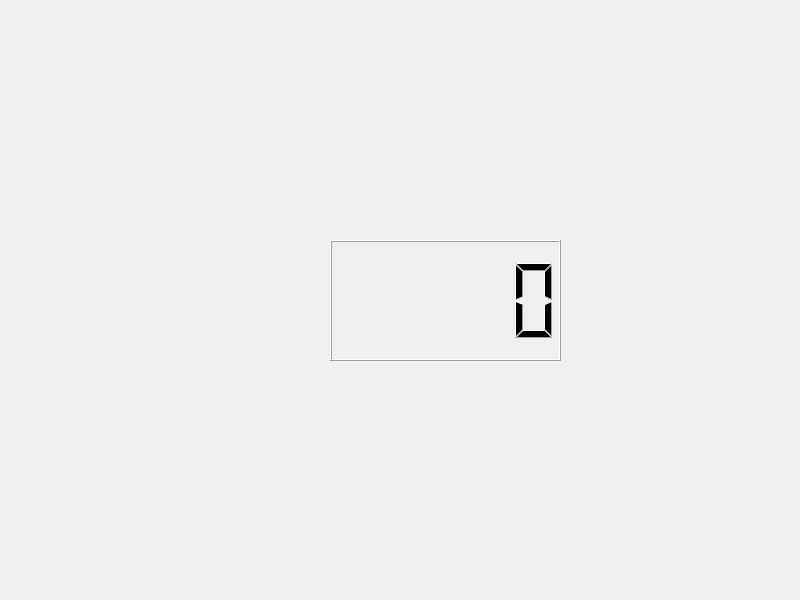
<?xml version="1.0" encoding="UTF-8"?>
<ui version="4.0">
 <class>Dialog</class>
 <widget class="QDialog" name="Dialog">
  <property name="geometry">
   <rect>
    <x>0</x>
    <y>0</y>
    <width>800</width>
    <height>600</height>
   </rect>
  </property>
  <property name="windowTitle">
   <string>Dialog</string>
  </property>
  <widget class="QLCDNumber" name="lcdNumber">
   <property name="geometry">
    <rect>
     <x>330</x>
     <y>240</y>
     <width>231</width>
     <height>121</height>
    </rect>
   </property>
  </widget>
 </widget>
 <resources/>
 <connections/>
</ui>
